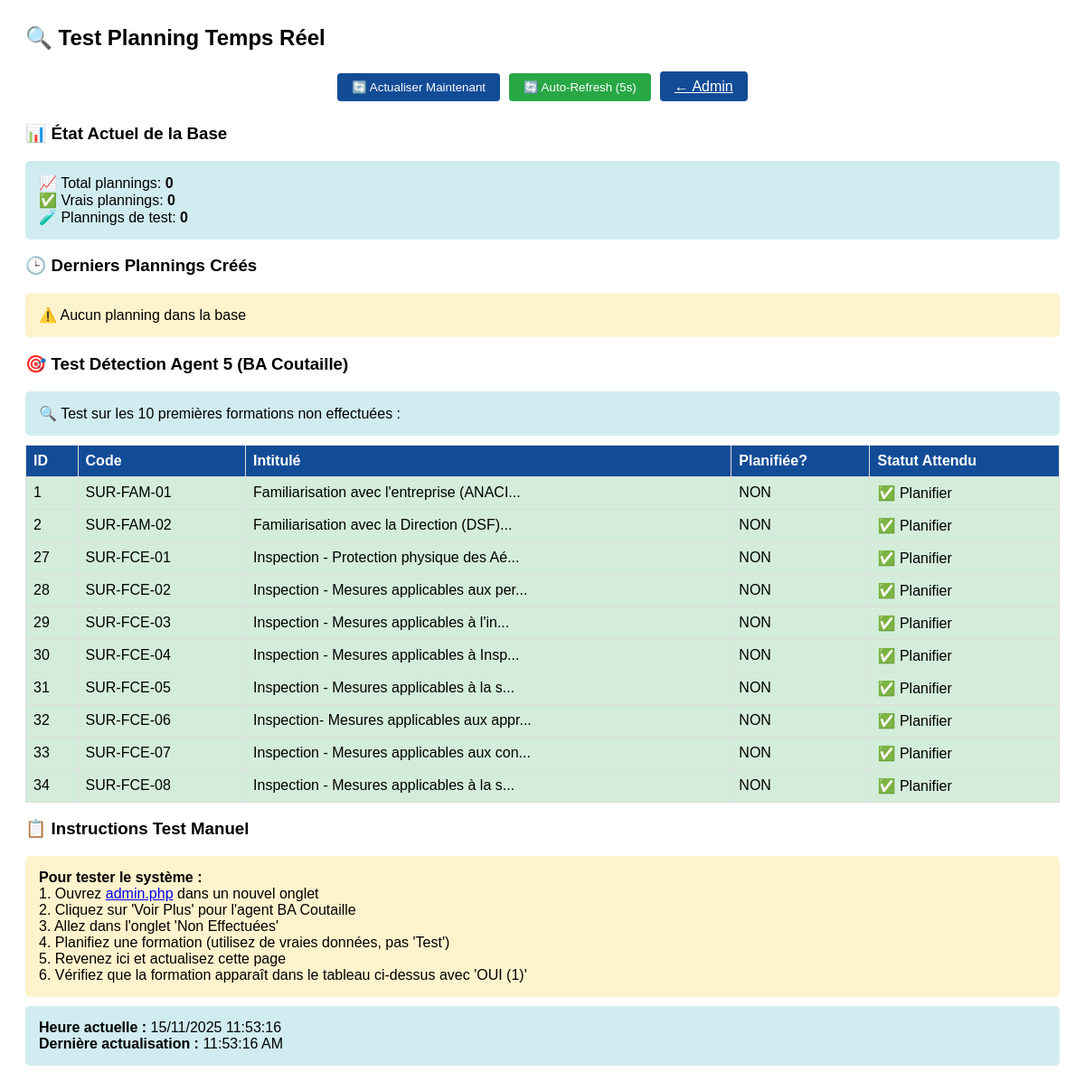
The app's page /test_planning_real_time.php with its own data.
### tables this page shows
CREATE TABLE formations (
    id INT AUTO_INCREMENT PRIMARY KEY,
    numero VARCHAR(20) NOT NULL,
    intitule VARCHAR(255) NOT NULL,
    code VARCHAR(50) NOT NULL UNIQUE,
    ressource ENUM('Interne', 'Externe', 'Interne/Externe') NOT NULL,
    periodicite_mois INT NOT NULL,
    categorie ENUM('FAMILIARISATION', 'FORMATION_INITIALE', 'FORMATION_COURS_EMPLOI', 'FORMATION_TECHNIQUE') NOT NULL,
    created_at TIMESTAMP DEFAULT CURRENT_TIMESTAMP
);

### test_planning_real_time.php (the view, shortened to what this page needs)
<?php
$database = new Database();
$pdo = $database->getConnection();
echo "<h2>🔍 Test Planning Temps Réel</h2>";
echo "<div style='text-align: center; margin: 20px 0;'>";
echo "<button onclick='window.location.reload()' class='btn btn-primary'>🔄 Actualiser Maintenant</button>";
echo "<button id='refreshBtn' onclick='toggleAutoRefresh()' class='btn refresh'>🔄 Auto-Refresh (5s)</button>";
echo "<a href='admin.php' class='btn btn-primary'>← Admin</a>";
echo "</div>";
echo "<h3>📊 État Actuel de la Base</h3>";
$stmt = $pdo->query("SELECT COUNT(*) as total FROM planning_formations");
$total_plannings = $stmt->fetch()['total'];
$stmt = $pdo->query("SELECT COUNT(*) as total FROM planning_formations WHERE commentaires NOT LIKE '%Test%'");
$real_plannings = $stmt->fetch()['total'];
echo "<div class='info'>";
echo "📈 Total plannings: <strong>{$total_plannings}</strong><br>";
echo "✅ Vrais plannings: <strong>{$real_plannings}</strong><br>";
echo "🧪 Plannings de test: <strong>" . ($total_plannings - $real_plannings) . "</strong>";
echo "</div>";
echo "<h3>🕒 Derniers Plannings Créés</h3>";
$stmt = $pdo->query("
    SELECT
        pf.id,
        pf.agent_id,
        pf.formation_id,
        pf.created_at,
        pf.commentaires,
        a.nom,
        a.prenom,
        f.code,
        f.intitule
    FROM planning_formations pf
    JOIN agents a ON pf.agent_id = a.id
    JOIN formations f ON pf.formation_id = f.id
    ORDER BY pf.created_at DESC
    LIMIT 5
");
$recent_plannings = $stmt->fetchAll();
if (empty($recent_plannings)) {
    echo "<div class='warning'>⚠️ Aucun planning dans la base</div>";
}
echo "<h3>🎯 Test Détection Agent 5 (BA Coutaille)</h3>";
$agent_id = 5;
$stmt = $pdo->prepare("SELECT formation_id FROM formations_agents WHERE agent_id = ?");
$stmt->execute([$agent_id]);
$formations_effectuees_ids = $stmt->fetchAll(PDO::FETCH_COLUMN);
$stmt = $pdo->prepare("
    SELECT f.id, f.code, f.intitule,
           (SELECT COUNT(*) FROM planning_formations pf
            WHERE pf.agent_id = ? AND pf.formation_id = f.id
            AND pf.statut IN ('planifie', 'confirme')) as est_planifie
    FROM formations f
    WHERE f.id NOT IN (" . (empty($formations_effectuees_ids) ? "0" : implode(',', $formations_effectuees_ids)) . ")
    ORDER BY f.code
    LIMIT 10
");
$stmt->execute([$agent_id]);
$formations_test = $stmt->fetchAll();
echo "<div class='info'>🔍 Test sur les 10 premières formations non effectuées :</div>";
if (!empty($formations_test)) {
    echo "<table>";
    echo "<tr><th>ID</th><th>Code</th><th>Intitulé</th><th>Planifiée?</th><th>Statut Attendu</th></tr>";
    foreach ($formations_test as $f) {
        $is_fts = strpos($f['code'], 'SUR-FTS') !== false;
        $est_planifie = $f['est_planifie'] > 0;
        if ($est_planifie && !$is_fts) {
            $statut_attendu = "🚫 Déjà planifié";
            $row_style = 'style="background-color: #f8d7da;"';
        } elseif ($est_planifie && $is_fts) {
            $statut_attendu = "⚠️ Re-planifier (SUR-FTS)";
            $row_style = 'style="background-color: #fff3cd;"';
        } else {
            $statut_attendu = "✅ Planifier";
            $row_style = 'style="background-color: #d4edda;"';
        }
        echo "<tr {$row_style}>";
        echo "<td>{$f['id']}</td>";
        echo "<td>{$f['code']}</td>";
        echo "<td>" . substr($f['intitule'], 0, 40) . "...</td>";
        echo "<td>" . ($est_planifie ? "OUI ({$f['est_planifie']})" : "NON") . "</td>";
        echo "<td>{$statut_attendu}</td>";
        echo "</tr>";
    }
    echo "</table>";
}
echo "<h3>📋 Instructions Test Manuel</h3>";
echo "<div class='warning'>";
echo "<strong>Pour tester le système :</strong><br>";
echo "1. Ouvrez <a href='admin.php' target='_blank'>admin.php</a> dans un nouvel onglet<br>";
echo "2. Cliquez sur 'Voir Plus' pour l'agent BA Coutaille<br>";
echo "3. Allez dans l'onglet 'Non Effectuées'<br>";
echo "4. Planifiez une formation (utilisez de vraies données, pas 'Test')<br>";
echo "5. Revenez ici et actualisez cette page<br>";
echo "6. Vérifiez que la formation apparaît dans le tableau ci-dessus avec 'OUI (1)'<br>";
echo "</div>";
echo "<div class='info'>";
echo "<strong>Heure actuelle :</strong> " . date('d/m/Y H:i:s') . "<br>";
echo "<strong>Dernière actualisation :</strong> <span id='lastUpdate'>" . date('H:i:s') . "</span>";
echo "</div>";
?>

### test_planning_real_time.php (style rules this page uses)
.info { background: #d1ecf1; padding: 15px; margin: 10px 0; border-radius: 5px; }
.warning { background: #fff3cd; padding: 15px; margin: 10px 0; border-radius: 5px; }
table { border-collapse: collapse; width: 100%; margin: 10px 0; }
th, td { border: 1px solid #ddd; padding: 8px; text-align: left; }
th { background-color: #124c97; color: white; }
.btn { padding: 8px 16px; margin: 5px; border: none; border-radius: 4px; cursor: pointer; }
.btn-primary { background: #124c97; color: white; }
.refresh { background: #28a745; color: white; }

### records on screen
formations: id "1", code "SUR-FAM-01", intitule "Familiarisation avec l'entreprise (ANACI", statut_attendu "✅ Planifier"
formations: id "2", code "SUR-FAM-02", intitule "Familiarisation avec la Direction (DSF)", statut_attendu "✅ Planifier"
formations: id "27", code "SUR-FCE-01", intitule "Inspection - Protection physique des Aé", statut_attendu "✅ Planifier"
formations: id "28", code "SUR-FCE-02", intitule "Inspection - Mesures applicables aux per", statut_attendu "✅ Planifier"
formations: id "29", code "SUR-FCE-03", intitule "Inspection - Mesures applicables à l'in", statut_attendu "✅ Planifier"
formations: id "30", code "SUR-FCE-04", intitule "Inspection - Mesures applicables à Insp", statut_attendu "✅ Planifier"
formations: id "31", code "SUR-FCE-05", intitule "Inspection - Mesures applicables à la s", statut_attendu "✅ Planifier"
formations: id "32", code "SUR-FCE-06", intitule "Inspection- Mesures applicables aux appr", statut_attendu "✅ Planifier"
formations: id "33", code "SUR-FCE-07", intitule "Inspection - Mesures applicables aux con", statut_attendu "✅ Planifier"
formations: id "34", code "SUR-FCE-08", intitule "Inspection - Mesures applicables à la s", statut_attendu "✅ Planifier"

### other values on screen
$total_plannings "0"
$real_plannings "0"
$total_plannings - $real_plannings "0"
